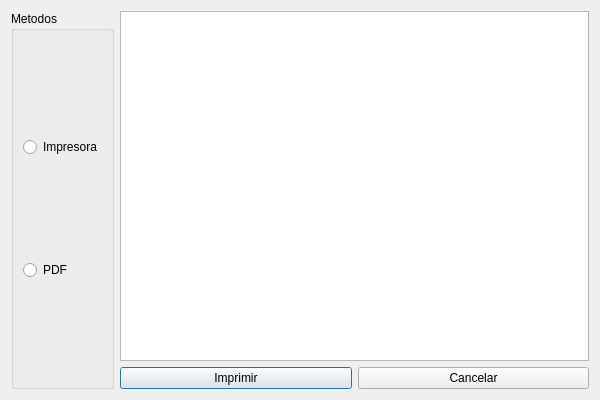
<?xml version="1.0" encoding="UTF-8"?>
<ui version="4.0">
 <class>ImprimirDialog</class>
 <widget class="QDialog" name="ImprimirDialog">
  <property name="geometry">
   <rect>
    <x>0</x>
    <y>0</y>
    <width>600</width>
    <height>400</height>
   </rect>
  </property>
  <property name="minimumSize">
   <size>
    <width>600</width>
    <height>400</height>
   </size>
  </property>
  <property name="windowTitle">
   <string>Form</string>
  </property>
  <layout class="QHBoxLayout" name="horizontalLayout_2">
   <item>
    <widget class="QGroupBox" name="groupBoxOpciones">
     <property name="title">
      <string>Metodos</string>
     </property>
     <layout class="QVBoxLayout" name="verticalLayout">
      <item>
       <widget class="QRadioButton" name="radioButtonImpresora">
        <property name="text">
         <string>Impresora</string>
        </property>
       </widget>
      </item>
      <item>
       <widget class="QRadioButton" name="radioButtonPDF">
        <property name="text">
         <string>PDF</string>
        </property>
       </widget>
      </item>
     </layout>
    </widget>
   </item>
   <item>
    <layout class="QVBoxLayout" name="verticalLayoutPrevisualizacion">
     <item>
      <widget class="QGraphicsView" name="graphicsViewPrevisualizacion"/>
     </item>
     <item>
      <layout class="QHBoxLayout" name="horizontalLayoutBotones">
       <item>
        <widget class="QPushButton" name="pushButtonImprimir">
         <property name="text">
          <string>Imprimir</string>
         </property>
        </widget>
       </item>
       <item>
        <widget class="QPushButton" name="pushButtonCancelar">
         <property name="text">
          <string>Cancelar</string>
         </property>
        </widget>
       </item>
      </layout>
     </item>
    </layout>
   </item>
  </layout>
 </widget>
 <resources/>
 <connections/>
</ui>
